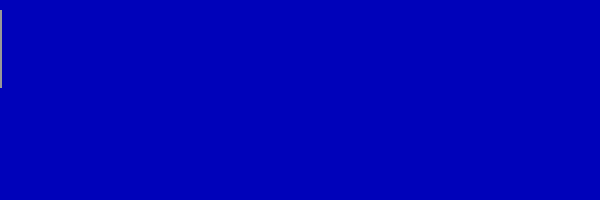
Frame 1 (no input)
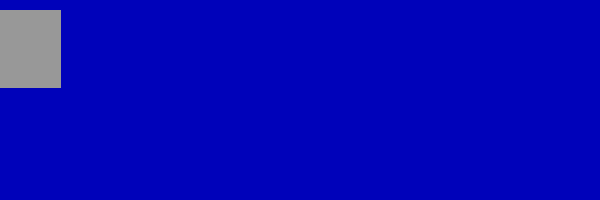
Frame 60 (the mouse pressed at the canvas centre just before this capture)
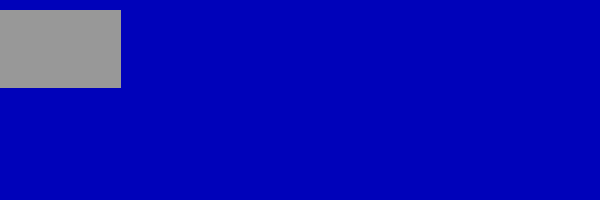
Frame 120 (the mouse held since frame 60 and released just before this capture)

The Processing sketch that drew these frames (run headless with seeded random() and noise(); from frame 60 on, the mouse is pressed at the canvas centre):

// Processing sketch: processing_139379
// ── processing_139379.pde


void setup() {
  size(600, 200);
  background(698);
  noStroke();
  fill(152);
}

int a = 0;

void draw() {
  rect(a++%width, 10, 2, 78); 
}
